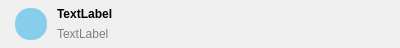
<?xml version="1.0" encoding="UTF-8"?>
<ui version="4.0">
 <class>InjectionWidget</class>
 <widget class="QWidget" name="InjectionWidget">
  <property name="geometry">
   <rect>
    <x>0</x>
    <y>0</y>
    <width>400</width>
    <height>48</height>
   </rect>
  </property>
  <property name="windowTitle">
   <string>Form</string>
  </property>
  <layout class="QHBoxLayout" name="horizontalLayout_2">
   <property name="topMargin">
    <number>4</number>
   </property>
   <property name="bottomMargin">
    <number>4</number>
   </property>
   <item>
    <widget class="QWidget" name="widget_2" native="true">
     <property name="minimumSize">
      <size>
       <width>40</width>
       <height>40</height>
      </size>
     </property>
     <property name="maximumSize">
      <size>
       <width>40</width>
       <height>40</height>
      </size>
     </property>
     <layout class="QHBoxLayout" name="horizontalLayout_3">
      <property name="leftMargin">
       <number>0</number>
      </property>
      <property name="topMargin">
       <number>0</number>
      </property>
      <property name="rightMargin">
       <number>0</number>
      </property>
      <property name="bottomMargin">
       <number>0</number>
      </property>
      <item>
       <widget class="QLabel" name="tag">
        <property name="sizePolicy">
         <sizepolicy hsizetype="Preferred" vsizetype="Preferred">
          <horstretch>0</horstretch>
          <verstretch>0</verstretch>
         </sizepolicy>
        </property>
        <property name="minimumSize">
         <size>
          <width>32</width>
          <height>32</height>
         </size>
        </property>
        <property name="maximumSize">
         <size>
          <width>32</width>
          <height>32</height>
         </size>
        </property>
        <property name="styleSheet">
         <string notr="true">background-color:skyblue; border-radius:15px</string>
        </property>
        <property name="text">
         <string/>
        </property>
       </widget>
      </item>
     </layout>
    </widget>
   </item>
   <item>
    <widget class="QWidget" name="widget" native="true">
     <layout class="QVBoxLayout" name="verticalLayout">
      <property name="spacing">
       <number>0</number>
      </property>
      <property name="leftMargin">
       <number>0</number>
      </property>
      <property name="topMargin">
       <number>0</number>
      </property>
      <property name="rightMargin">
       <number>0</number>
      </property>
      <property name="bottomMargin">
       <number>0</number>
      </property>
      <item>
       <widget class="QLabel" name="name">
        <property name="font">
         <font>
          <pointsize>9</pointsize>
          <bold>true</bold>
         </font>
        </property>
        <property name="text">
         <string>TextLabel</string>
        </property>
       </widget>
      </item>
      <item>
       <widget class="QLabel" name="type">
        <property name="styleSheet">
         <string notr="true">color:grey</string>
        </property>
        <property name="text">
         <string>TextLabel</string>
        </property>
       </widget>
      </item>
     </layout>
    </widget>
   </item>
  </layout>
 </widget>
 <resources/>
 <connections/>
</ui>
